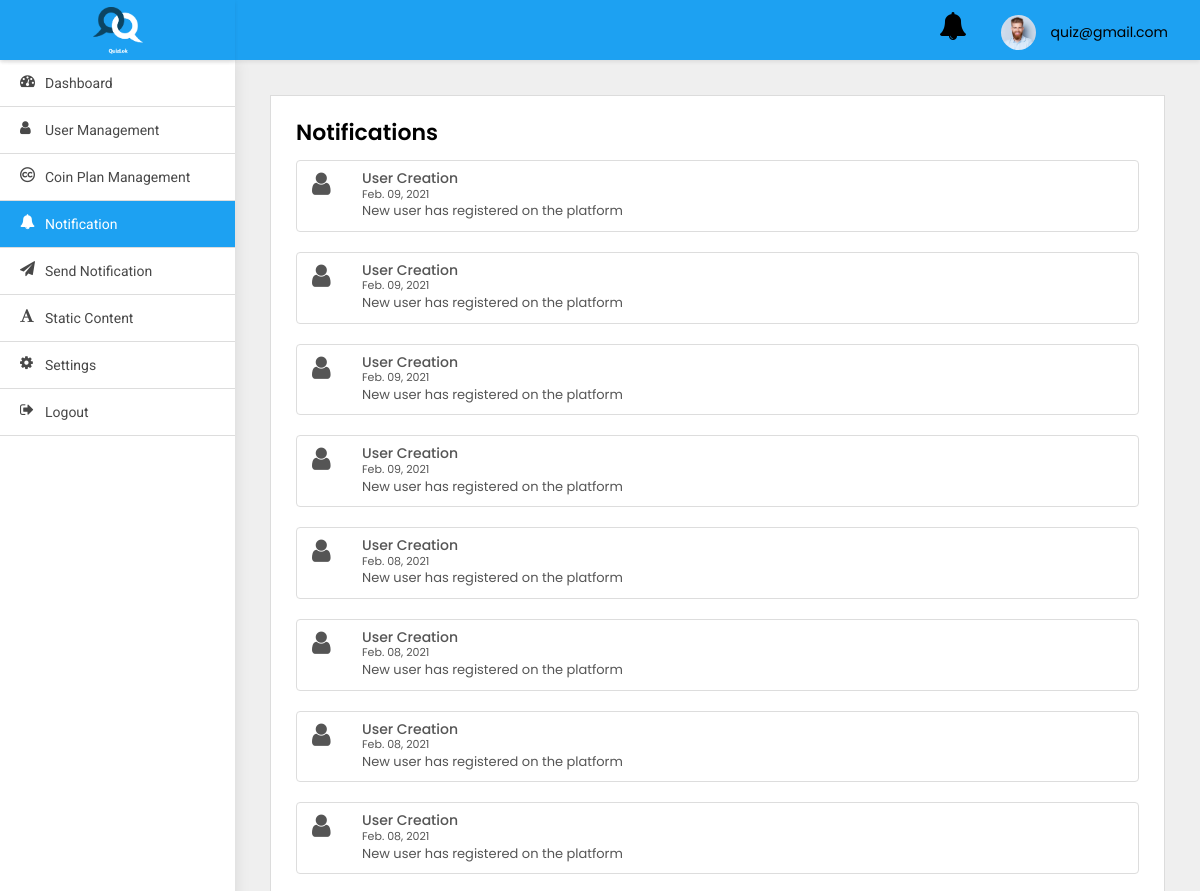
Page /adminpanel/notification/ (signed in, upper part) on the earlier database version.
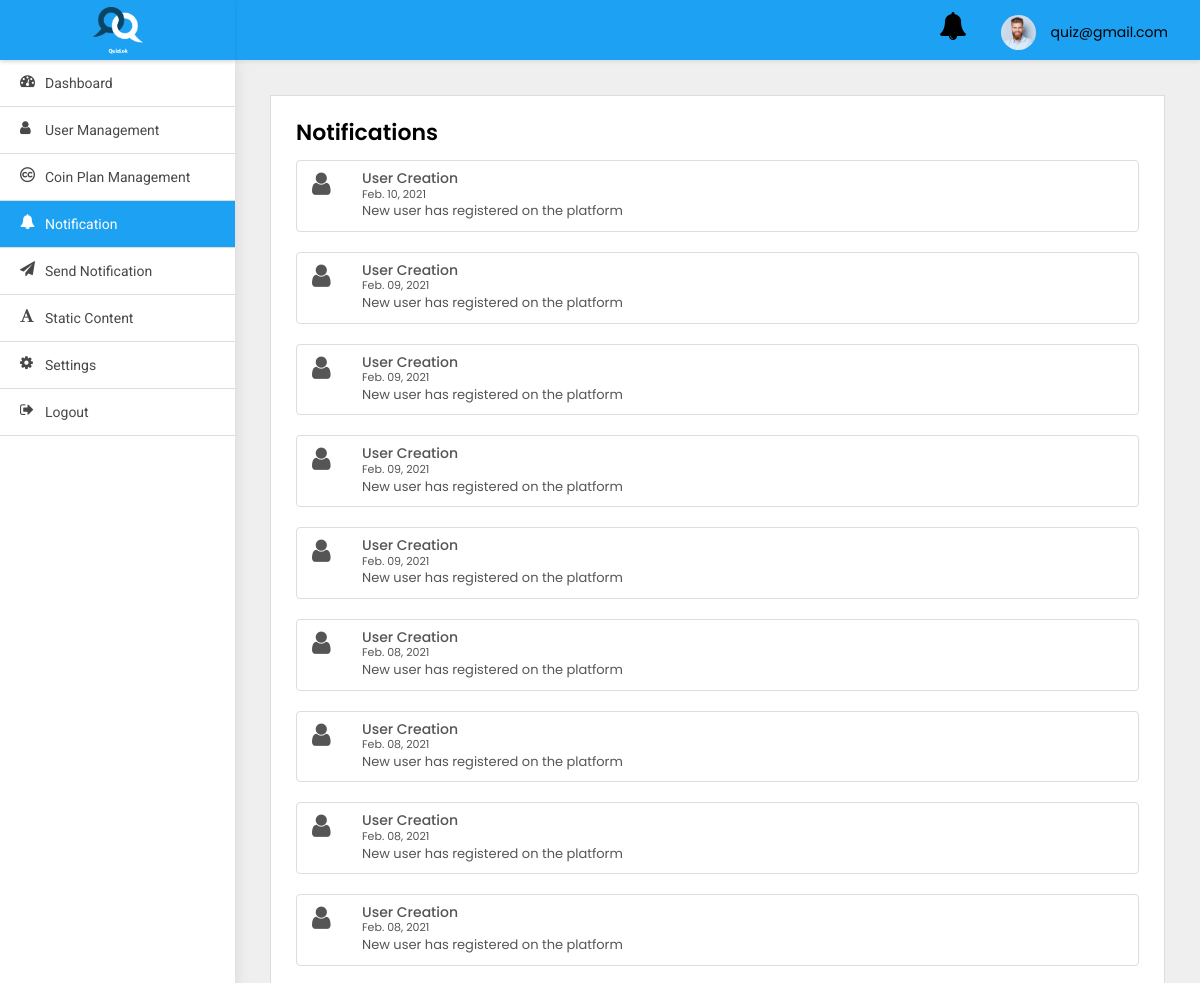
Same page on the later database version.
### adminpanel/models.py (models this page shows)
class UserNotification(models.Model):
    to = models.ForeignKey(User, on_delete=models.CASCADE)
    title = models.CharField(default='title', max_length=200)
    body = models.CharField(default='body', max_length=200)
    read = models.BooleanField(default=False)
    created_at = models.DateTimeField(auto_now_add=True)
    class Meta:
        ordering = ('-created_at',)

### adminpanel/views.py (the view)
# urls.py: path('notification/', NotificationView.as_view(), name='notification'),
class NotificationView(LoginRequiredMixin, ListView):
    model = UserNotification
    template_name = 'notification.html'
    login_url = 'adminpanel:login'

### adminpanel/templates/notification.html (shortened to what this page needs)
{% extends 'base.html' %}
{% block body %}
<div class="WrapperArea">
    <div class="WrapperBox">
        <div class="Small-Wrapper">
            <h4 class="Title">Notifications</h4>
            <div class="NotificationList">
                {% for object in object_list %}
                {% if object.to.is_superuser %}
                <div class="list-group">
                    <a class="list-group-item list-group-item-action flex-column align-items-start">
                        {% if object.title == 'User Creation' %}
                        <figure class="pull-left"><i class="fa  fa-user fa-2x" aria-hidden="true"></i></figure>
                        {% elif object.title == 'Password Changed' %}
                        <figure class="pull-left"><i class="fa  fa-lock fa-2x" aria-hidden="true"></i></figure>
                        {% elif object.title == 'Phone number Update' %}
                        <figure class="pull-left"><i class="fa  fa-phone fa-2x" aria-hidden="true"></i></figure>
                        {% elif object.title == 'Payment' %}
                        <figure class="pull-left"><i class="fa  fa-money fa-2x" aria-hidden="true"></i></figure>
                        {% elif object.title == 'Profile Update' %}
                        <figure class="pull-left"><i class="fa  fa-user fa-2x" aria-hidden="true"></i></figure>
                        {% else %}
                        <figure class="pull-left ml-5"><i class="fa  fa-shopping-cart fa-2x" aria-hidden="true"></i>
                        </figure>
                        {% endif %}
                        <div class="msg-right">
                            <div class="d-flex w-100 justify-content-between">
                                <h5 class="mb-1">{{object.title}}</h5>
                                <small>{{object.created_at|date:'M. d, Y'}}</small>
                            </div>
                            <p class="mb-1"> {{object.body}}</p>
                        </div>
                    </a>
                </div>
                {% endif %}
                {% endfor %}
            </div>
        </div>
    </div>
</div>
{% endblock body %}

Differences in the rows shown:
added UserNotification: title "User Creation", created_at "Feb. 10, 2021", body "New user has registered on the platform"
